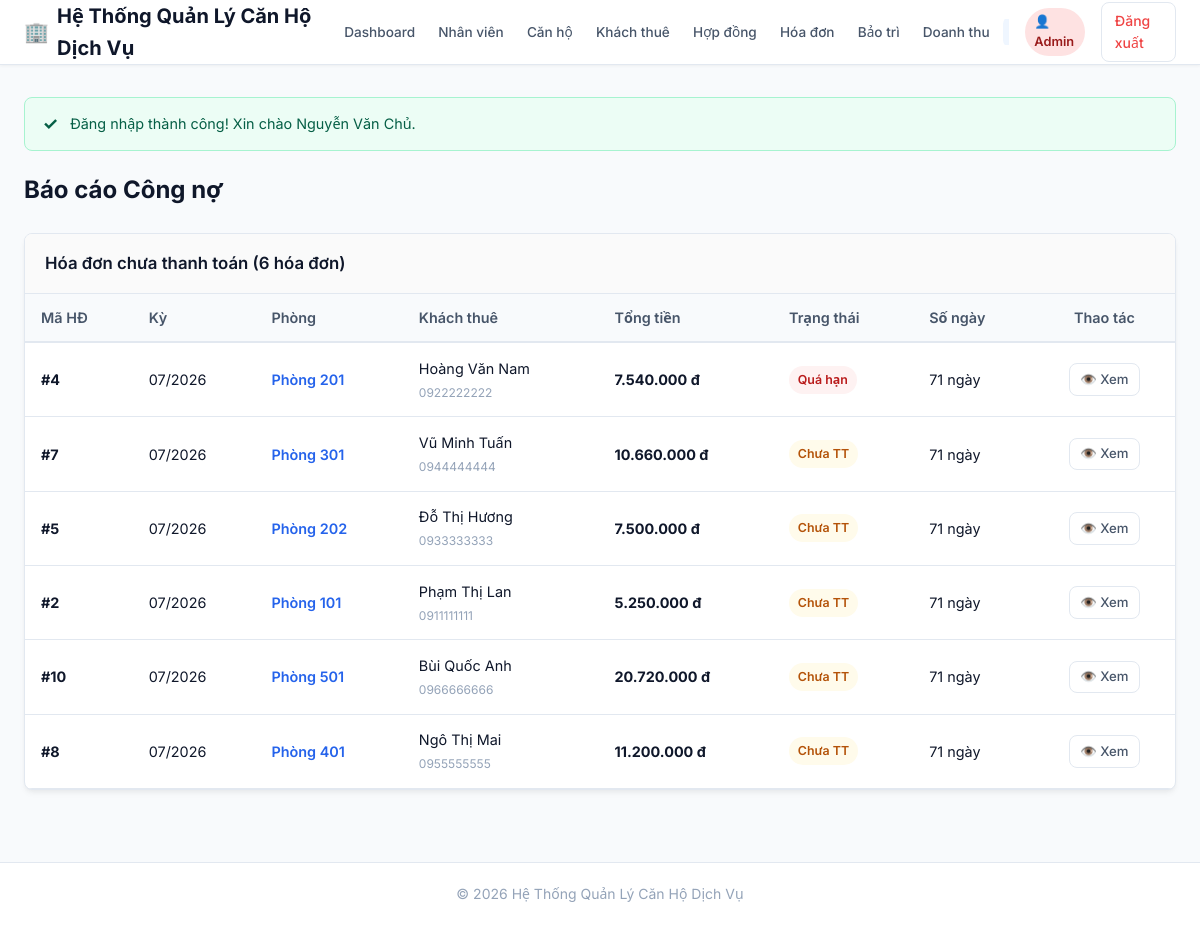
Screenshot of /QuanLyCanHo-Web/admin/bao-cao/cong-no.php (signed in) with the database file from the repository.
### tables this page shows
CREATE TABLE HoaDon (
    MaHoaDon       INT AUTO_INCREMENT PRIMARY KEY,
    MaHopDong      INT NOT NULL,
    NgayTao        DATETIME NOT NULL DEFAULT CURRENT_TIMESTAMP,
    KyThanhToan    VARCHAR(7) NOT NULL,      
    NgayThanhToan  DATETIME NULL,
    TienThue       DECIMAL(18,2) NOT NULL DEFAULT 0,
    TienDien       DECIMAL(18,2) NOT NULL DEFAULT 0,
    TienNuoc       DECIMAL(18,2) NOT NULL DEFAULT 0,
    TienDichVu     DECIMAL(18,2) NOT NULL DEFAULT 0,
    TongTien       DECIMAL(18,2) NOT NULL DEFAULT 0,
    TrangThai      VARCHAR(20) NOT NULL DEFAULT 'Chưa TT',
    CHECK (TrangThai IN ('Chưa TT','Đã TT','Quá hạn')),
    FOREIGN KEY (MaHopDong) REFERENCES HopDong(MaHopDong)
);

### QuanLyCanHo-Web/includes/functions.php (called while the page is built, shortened)
<?php
function e(?string $value): string
{
    return htmlspecialchars((string)($value ?? ''), ENT_QUOTES, 'UTF-8');
}
function formatMoney($amount): string
{
    return number_format((float)$amount, 0, ',', '.') . ' đ';
}
function url(string $path = ''): string
{
    $path = '/' . ltrim($path, '/');
    $scriptName = str_replace('\\', '/', $_SERVER['SCRIPT_NAME'] ?? '');
    $projectFolder = '/QuanLyCanHo-Web';
    $projectPosition = strpos($scriptName, $projectFolder);
    if ($projectPosition !== false && !str_starts_with($path, $projectFolder)) {
        $basePath = substr($scriptName, 0, $projectPosition + strlen($projectFolder));
        return $basePath . $path;
    }
    return $path;
}

### QuanLyCanHo-Web/admin/bao-cao/cong-no.php (the view, shortened to what this page needs)
<?php
require_once __DIR__ . '/../../includes/header.php';
$pdo = require __DIR__ . '/../../config/database.php';
$page = max(1, (int)($_GET['page'] ?? 1));
$perPage = 10;
$offset = ($page - 1) * $perPage;
$totalRows = (int)$pdo->query('SELECT COUNT(*) FROM View_HoaDonChuaThanhToan')->fetchColumn();
$sql = "SELECT * FROM View_HoaDonChuaThanhToan
        ORDER BY TrangThai DESC, SoNgayKeTuNgayTao DESC
        LIMIT $perPage OFFSET $offset";
$rows = $pdo->query($sql)->fetchAll();
?>
<div class="page-header">
    <div>
        <h1 class="page-title">Báo cáo Công nợ</h1>
    </div>
</div>
<div class="card">
    <div class="card-header">
        <h3>Hóa đơn chưa thanh toán (<?= $totalRows ?> hóa đơn)</h3>
    </div>
    <div class="card-body" style="padding: 0;">
        <?php if (empty($rows)): ?>
            <div class="empty-state">
                <p>Không có hóa đơn nào chưa thanh toán.</p>
            </div>
        <?php else: ?>
            <div class="table-responsive">
                <table class="table">
                    <thead>
                        <tr>
                            <th>Mã HĐ</th>
                            <th>Kỳ</th>
                            <th>Phòng</th>
                            <th>Khách thuê</th>
                            <th>Tổng tiền</th>
                            <th>Trạng thái</th>
                            <th>Số ngày</th>
                            <th class="text-center">Thao tác</th>
                        </tr>
                    </thead>
                    <tbody>
                        <?php foreach ($rows as $row): ?>
                            <?php $badgeClass = ($row['TrangThai'] === 'Quá hạn') ? 'badge-danger' : 'badge-warning'; ?>
                            <tr>
                                <td><strong>#<?= e((string)$row['MaHoaDon']) ?></strong></td>
                                <td><?= e($row['KyThanhToan']) ?></td>
                                <td>
                                    <span style="font-weight: 600; color: var(--primary-color);">
                                        Phòng <?= e($row['SoPhong']) ?>
                                    </span>
                                </td>
                                <td>
                                    <?= e($row['TenKhachThue']) ?>
                                    <br><small style="color: var(--text-muted);"><?= e($row['SoDienThoai']) ?></small>
                                </td>
                                <td><strong><?= formatMoney($row['TongTien']) ?></strong></td>
                                <td><span class="badge <?= $badgeClass ?>"><?= e($row['TrangThai']) ?></span></td>
                                <td><?= (int)$row['SoNgayKeTuNgayTao'] ?> ngày</td>
                                <td class="text-center">
                                    <a href="<?= url('/admin/hoa-don/detail.php?id=' . $row['MaHoaDon']) ?>" class="btn btn-sm btn-outline">
                                        👁️ Xem
                                    </a>
                                </td>
                            </tr>
                        <?php endforeach; ?>
                    </tbody>
                </table>
            </div>
        <?php endif; ?>
    </div>
</div>
<?php require_once __DIR__ . '/../../includes/footer.php'; ?>

### QuanLyCanHo-Web/assets/css/style.css (style rules this page uses)
:root { --primary-color: #2563eb; --primary-hover: #1d4ed8; --primary-light: #eff6ff; --secondary-color: #64748b; --secondary-hover: #475569; --success-color: #10b981; --success-light: #ecfdf5; --warning-color: #f59e0b; --warning-light: #fffbeb; --danger-color: #ef4444; --danger-light: #fef2f2; --info-color: #06b6d4; --info-light: #ecfeff; --bg-main: #f8fafc; --bg-surface: #ffffff; --text-primary: #0f172a; --text-secondary: #475569; --text-muted: #94a3b8; --border-color: #e2e8f0; --border-radius: 8px; --box-shadow: 0 4px 6px -1px rgba(0, 0, 0, 0.05), 0 2px 4px -1px rgba(0, 0, 0, 0.03); --transition: all 0.2s ease-in-out; }
* { box-sizing: border-box; margin: 0; padding: 0; }
body { font-family: 'Inter', system-ui, -apple-system, BlinkMacSystemFont, 'Segoe UI', Roboto, Oxygen, Ubuntu, Cantarell, sans-serif; background-color: var(--bg-main); color: var(--text-primary); line-height: 1.6; display: flex; flex-direction: column; min-height: 100vh; }
a { color: var(--primary-color); text-decoration: none; transition: var(--transition); }
.page-header { display: flex; justify-content: space-between; align-items: center; margin-bottom: 1.5rem; flex-wrap: wrap; gap: 1rem; }
.page-title { font-size: 1.5rem; font-weight: 700; color: var(--text-primary); }
.btn { display: inline-flex; align-items: center; justify-content: center; gap: 0.5rem; padding: 0.55rem 1.1rem; font-size: 0.9rem; font-weight: 500; border-radius: var(--border-radius); border: 1px solid transparent; cursor: pointer; transition: var(--transition); text-align: center; white-space: nowrap; }
.btn-sm { padding: 0.3rem 0.65rem; font-size: 0.825rem; }
.btn-outline { background-color: transparent; border-color: var(--border-color); color: var(--text-secondary); }
.card { background-color: var(--bg-surface); border-radius: var(--border-radius); border: 1px solid var(--border-color); box-shadow: var(--box-shadow); margin-bottom: 1.5rem; overflow: hidden; }
.card-header { padding: 1rem 1.25rem; border-bottom: 1px solid var(--border-color); background-color: #fafafa; display: flex; justify-content: space-between; align-items: center; }
.card-header h3 { font-size: 1.05rem; font-weight: 600; color: var(--text-primary); }
.card-body { padding: 1.25rem; }
.table-responsive { overflow-x: auto; }
.table { width: 100%; border-collapse: collapse; font-size: 0.9rem; text-align: left; }
.table th { background-color: #f8fafc; color: var(--text-secondary); font-weight: 600; padding: 0.75rem 1rem; border-bottom: 2px solid var(--border-color); white-space: nowrap; }
.table td { padding: 0.85rem 1rem; border-bottom: 1px solid var(--border-color); vertical-align: middle; }
.badge { display: inline-block; padding: 0.25rem 0.55rem; font-size: 0.775rem; font-weight: 600; border-radius: 9999px; text-align: center; }
.badge-warning { background-color: var(--warning-light); color: #b45309; }
.badge-danger { background-color: var(--danger-light); color: #b91c1c; }
.text-center { text-align: center; }

### rows the page displays
hoadon: MaHoaDon "4", KyThanhToan "07/2026", SoPhong "201", TenKhachThue "Hoàng Văn Nam", SoDienThoai "0922222222", TongTien "7.540.000 đ", TrangThai "Quá hạn", SoNgayKeTuNgayTao "71"
hoadon: MaHoaDon "7", KyThanhToan "07/2026", SoPhong "301", TenKhachThue "Vũ Minh Tuấn", SoDienThoai "0944444444", TongTien "10.660.000 đ", TrangThai "Chưa TT", SoNgayKeTuNgayTao "71"
hoadon: MaHoaDon "5", KyThanhToan "07/2026", SoPhong "202", TenKhachThue "Đỗ Thị Hương", SoDienThoai "0933333333", TongTien "7.500.000 đ", TrangThai "Chưa TT", SoNgayKeTuNgayTao "71"
hoadon: MaHoaDon "2", KyThanhToan "07/2026", SoPhong "101", TenKhachThue "Phạm Thị Lan", SoDienThoai "0911111111", TongTien "5.250.000 đ", TrangThai "Chưa TT", SoNgayKeTuNgayTao "71"
hoadon: MaHoaDon "10", KyThanhToan "07/2026", SoPhong "501", TenKhachThue "Bùi Quốc Anh", SoDienThoai "0966666666", TongTien "20.720.000 đ", TrangThai "Chưa TT", SoNgayKeTuNgayTao "71"
hoadon: MaHoaDon "8", KyThanhToan "07/2026", SoPhong "401", TenKhachThue "Ngô Thị Mai", SoDienThoai "0955555555", TongTien "11.200.000 đ", TrangThai "Chưa TT", SoNgayKeTuNgayTao "71"

### other values shown
$item['label'] "Dashboard"
$item['label'] "Nhân viên"
$item['label'] "Căn hộ"
$item['label'] "Khách thuê"
$item['label'] "Hợp đồng"
$item['label'] "Hóa đơn"
$item['label'] "Bảo trì"
$item['label'] "Doanh thu"
$vaiTro ?: ($_SESSION['HoTenKhach'] ?? 'Khách hàng') "Admin"
$flashSuccess "Đăng nhập thành công! Xin chào Nguyễn Văn Chủ."
$totalRows "6"
